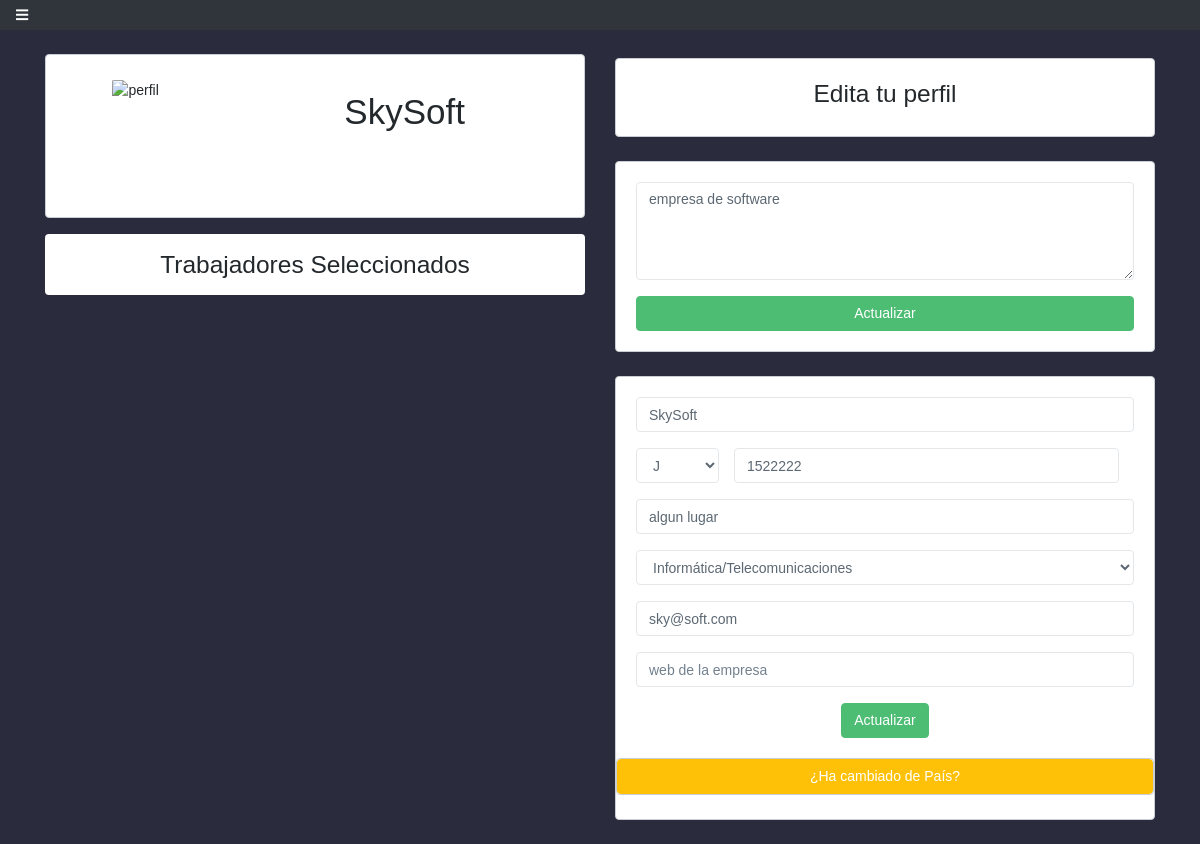
The app's page /perfilEmpresa.php (signed in) with its own data.
### tables this page shows
CREATE TABLE `empresa` (
  `idempresa` int(11) NOT NULL,
  `nombreEmpresa` varchar(45) NOT NULL,
  `descripcionEmpresa` varchar(140) NOT NULL,
  `rif` varchar(45) NOT NULL,
  `direccionEmpresa` varchar(45) NOT NULL,
  `areaEmpresa` varchar(45) NOT NULL,
  `correoEmpresa` varchar(45) NOT NULL,
  `webEmpresa` varchar(45) DEFAULT NULL,
  `contrasenaEmpresa` varchar(45) NOT NULL,
  `imagenEmpresa` varchar(1000) NOT NULL DEFAULT './img-empresa/perfil-predeterminado.png',
  `preguntaSeguridad` char(150) DEFAULT NULL,
  `respuestaSeguridad` char(150) DEFAULT NULL,
  `idpais` int(11) DEFAULT NULL,
  `idestado` int(11) DEFAULT NULL
);

### perfilEmpresa.php (the view, shortened to what this page needs)
<?php include("includes/headerEmpresa.php") ?>
<?php
include("includes/conexion.php");
$idempresa = $_SESSION['idempresa'];
$query = "SELECT nombreEmpresa FROM empresa where idempresa='$idempresa'";
$resultado = mysqli_query($conexion, $query);
$nombreEmpresa = mysqli_fetch_array($resultado)[0];
?>
<div class="container mt-4">
    <div class="row text-center">
        <div class="col-md-6">
            <div class="card mb-3" style="max-width: 540px;">
                <div class="row no-gutters">
                    <div class="col-md-4">
                        <div class="contenedor-foto-perfil my-4" data-toggle="modal" data-target="#subirFoto">
                            <img src="" alt="perfil" class="responsive bg-white" id="fotoPerfil" style="border-radius: 5%">
                        </div>
                    </div>
                    <div class="col-md-8">
                        <div class="card-body">
                            <div class="card-title">
                            <h1 class="p-3 mb-5 bg-white text-break" style="text-transform: capitalize" id="nomG"><?php echo $nombreEmpresa; ?></h1> </div>
                        </div>
                    </div>
                </div>
            </div>
        <h3 class="bg-white p-3 rounded">Trabajadores Seleccionados</h3>
        <div style="max-height: 23rem; overflow: auto;" >
        </div>
        </div>
        <div class="col-md-6">
        <div class="card card-body mt-1">
            <h3>Edita tu perfil</h3>
        </div>
        <div>
                <?php include("includes/mostrarDescripcionEmpresa.php") ?>
            </div>
        <div class="card mt-2">
                <div class="card-body">
                    <?php include("includes/datosEmpresa.php") ?>
                </div>
                <div class="card text-white">
                <button class="btn btn-warning text-white" data-toggle="modal" data-target="#localizacionModal" id="localizacionM">¿Ha cambiado de País?</button>
            </div>
            </div>
        </div>
    </div>
</div>
<?php include("includes/footer.php") ?>

### includes/mostrarDescripcionEmpresa.php (shortened to what this page needs)
<?php
include("conexion.php");
$idempresa = $_SESSION['idempresa'];
$query = "SELECT descripcionEmpresa FROM empresa where idempresa='$idempresa'";
$resultado = mysqli_query($conexion, $query);
while($row = mysqli_fetch_array($resultado))
{
   echo
   "
  <form  id='formularioDescripcionEmpresa' class='card card-body needs-validation' style='max-width: 540px;' novalidate>
                <div class='form-group text-center'>
    <textarea name='descripcion' id='descripcion' cols='30' rows='4' class='form-control' placeholder='Ingresa una breve descripción' maxlength='140'>".$row['descripcionEmpresa']."</textarea>
                </div>
                <button id='btnDescripcion' class='btn btn-success' type='submit'>Actualizar</button>
    </form>
   ";
}
?>

### includes/datosEmpresa.php (shortened to what this page needs)
<?php
include("conexion.php");
$idempresa = $_SESSION['idempresa'];
$query = "SELECT * FROM empresa where idempresa='$idempresa'";
$resultado = mysqli_query($conexion, $query);
class Cedula{
    public $nacion;
    private $opc = ['J', 'P', 'G'];
    function __construct(string $cedulaCompleta){
        $this->nacion = substr($cedulaCompleta, 0, 1);
        $this->ci = substr($cedulaCompleta, 2);
    }
    public function opciones(): string{
        $aux = array();
        foreach ($this->opc as $key => $value) {
            if($value == $this->nacion){
                $aux[] = "<option value='" . $value ."' selected='selected'>". $value ."</option>";
            }else{
                $aux[] = "<option value='" . $value ."'>". $value ."</option>";
            }
        }
        return join("", $aux);
    }
}
while($row = mysqli_fetch_array($resultado))
{
    $rif = new Cedula($row["rif"]);
   echo
   "
   <form id='formularioActualizacion' class='needs-validation' novalidate  >
   <div class='form-group'>
                            <input type='text' id='nombreEmpresa' name='nombreEmpresa' value='".$row['nombreEmpresa']."' class='form-control' required maxlength='50' placeholder='Nombre de la empresa'>
    </div>
    <div class='form-group d-flex row mx-0'>
    <select name='nacion' id='nacion' class='form-control col-2'>".
        $rif->opciones()
    ."</select>
    <div class='d-bloc col-10'>
        <input type='text' name='rif' id='rif' placeholder='Rif de la empresa' class='form-control' maxlength='10' value='". $rif->ci ."'>
    </div>
</div>
    <div class='form-group'>
                            <input type='text' id='direccionEmpresa' name='direccionEmpresa' value='".$row['direccionEmpresa']."' class='form-control' required maxlenth='100' placeholder='Dirección de la empresa'>
    </div>
    <div class='form-group'>
                    <select id='areaEmpresa' name='areaEmpresa' class='form-control' required>
                    <option value='".$row['areaEmpresa']."' >".$row['areaEmpresa']."</option>
                    </select>
                </div>
    <div class='form-group'>
                            <input type='email' id='correoEmpresa' name='correoEmpresa' value='".$row['correoEmpresa']."' class='form-control' required maxlength='45'>
    </div>
    <div class='form-group'>
                            <input type='text' id='webEmpresa' name='webEmpresa' value='".$row['webEmpresa']."' class='form-control' placeholder='web de la empresa'>
    </div>
    <button type='submit' class='btn btn-success' id='btnDatos'>
    Actualizar
    </button>
   </form>
   ";
}
?>

### css/custom.css (style rules this page uses)
* { margin: 0; padding: 0; }
.contenedor-foto-perfil { display: inline-block; text-align: center; position: relative; }

### css/dashboard.css (style rules this page uses)
* { padding: 0; margin: 0; -webkit-box-sizing: border-box; -moz-box-sizing: border-box; box-sizing: border-box; font-family: 'Droid Sans', sans-serif; outline: none; }
body { background-color: #2a2b3d; overflow: hidden; overflow-y: scroll; }

### records on screen
empresa: nombreEmpresa "SkySoft", descripcion "empresa de software", rif "1522222", direccionEmpresa "algun lugar", areaEmpresa "Informática/Telecomunicaciones", correoEmpresa "sky@soft.com"

### other values on screen
form field nacion "J"
